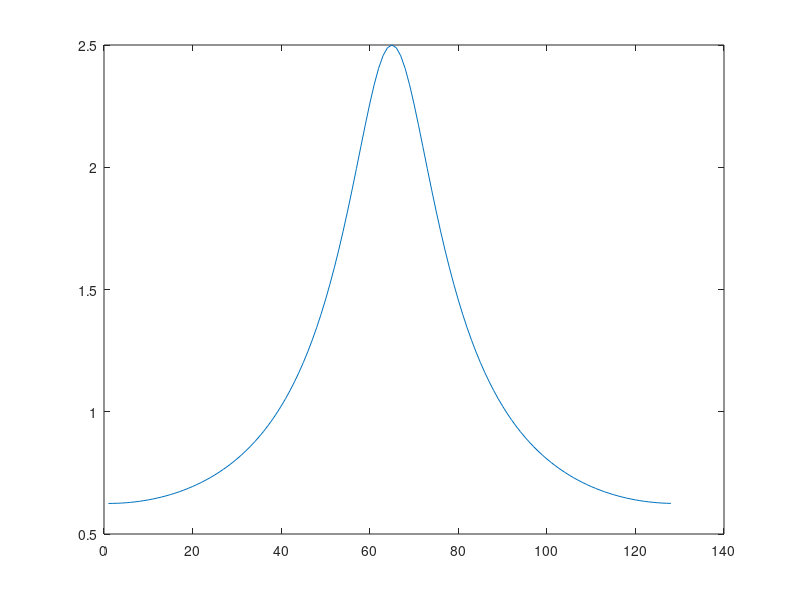

The MATLAB source for this figure: (Note: this script raises an error after producing the figure.)
%% Part I
%% 1
% T1=1/30, T2=1/40 -> T0 = [T1, T2]= 1/10
% Fs > 2*40 = 80, choose Fs = 200

Fs = 200;
T = 0.1;   % 2T = 4T0 =0.4
t = -T: 1/Fs : T;
x = 5*cos(60*pi*t)+7*sin(80*pi*t);
figure(1),plot(t,x);

%% 2.1
n = 0:99;
x = (-0.6).^n;
X = fft(x, 128);
figure(1),plot(abs(X));
figure(2),plot(phase(X));

%% 2.2
Fs = 1/0.01;
t = 0: 0.01:5;
N = length(t);
x = exp(-2*t);
X = fft(x, N);
F = (0:N-1)* Fs/N;
figure(1),plot(F,abs(X));
figure(2),plot(F,phase(X));
